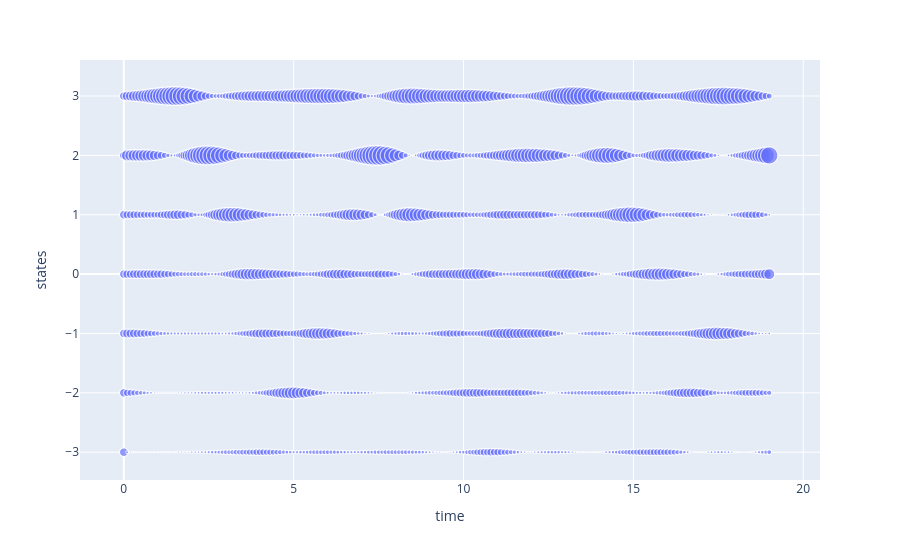

The notebook cell this image was saved under:
### Code cell
fig = px.scatter(df_quantum_plot.query("prior=='Uniform'"), x="time", y="states",size="value")
fig.update_layout( 
    scene=dict(aspectratio = dict( x=1, y=0.1 ),
    aspectmode = 'manual'),
    autosize=True)

### Figure 1 — Plotly figure (JSON) as saved in the notebook; plotly's stock layout.template omitted (floating-point values rounded to 4 significant figures; data arrays with more than 128 entries replaced by an {"elided": "..."} marker saying what was removed)
{"data": [{"hovertemplate": "time=%{x}<br>states=%{y}<br>value=%{marker.size}<extra></extra>", "legendgroup": "", "marker": {"color": "#636efa", "size": {"elided": "1337 float values"}, "sizemode": "area", "sizeref": 0.00193, "symbol": "circle"}, "mode": "markers", "name": "", "showlegend": false, "type": "scattergl", "x": {"elided": "1337 float values"}, "xaxis": "x", "y": {"elided": "1337 int values"}, "yaxis": "y"}], "layout": {"autosize": true, "legend": {"itemsizing": "constant", "tracegroupgap": 0}, "margin": {"t": 60}, "scene": {"aspectmode": "manual", "aspectratio": {"x": 1, "y": 0.1}}, "xaxis": {"anchor": "y", "domain": [0, 1], "title": {"text": "time"}}, "yaxis": {"anchor": "x", "domain": [0, 1], "title": {"text": "states"}}}}
